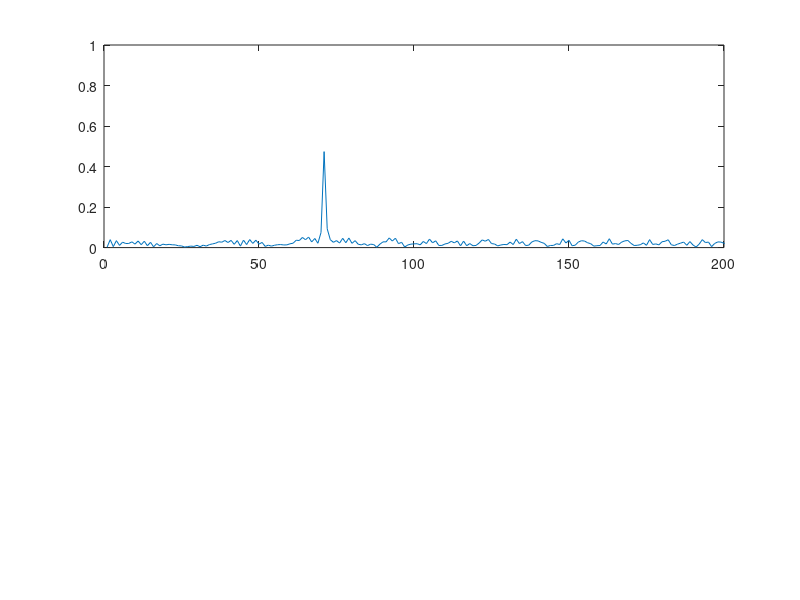
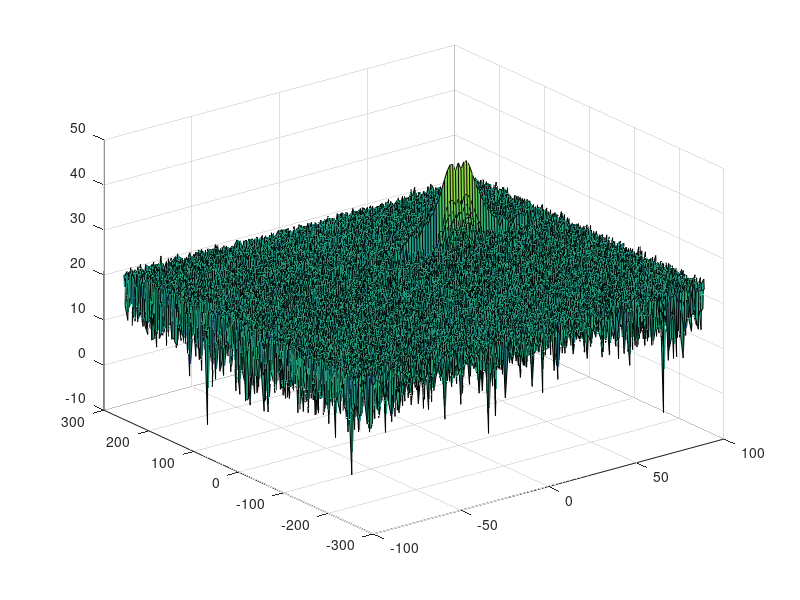
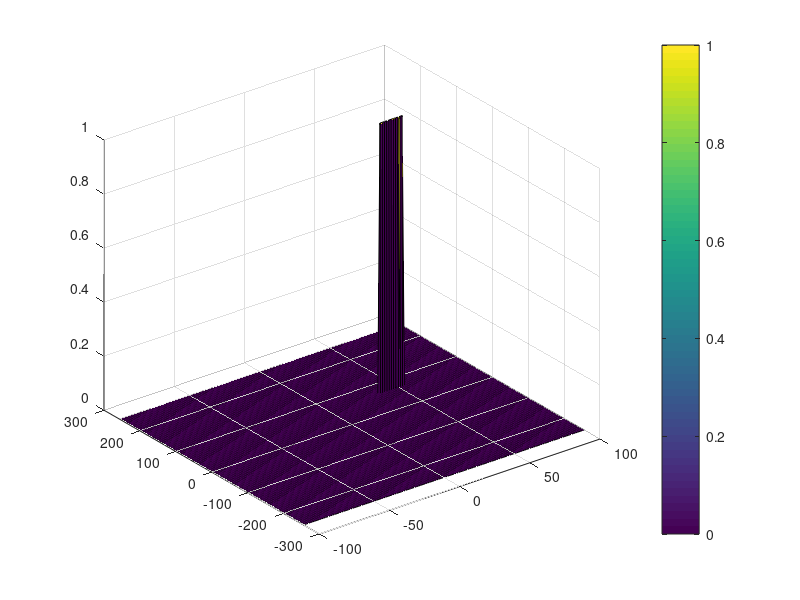

Source code (MATLAB) for these figures, in order:
clear all;
clc;

%% Radar Specifications 
%%%%%%%%%%%%%%%%%%%%%%%%%%%
% Frequency of operation = 77GHz
% Max Range = 200m
% Range Resolution = 1 m
% Max Velocity = 100 m/s
%%%%%%%%%%%%%%%%%%%%%%%%%%%

range_resoln = 1; %range resolution
max_range = 200;
velo_resoln = 3;
max_velo = 70;
speed_of_light = 3e8;

b_sweep = speed_of_light / (2*range_resoln);

Tchirp = 5.5 * 2 * max_range / speed_of_light;

slope_of_chirp = b_sweep / Tchirp;

%% User Defined Range and Velocity of target
% *%TODO* :
% define the target's initial position and velocity. Note : Velocity
% remains contant
initial_range = 70;
initial_velo = 45; 


%% FMCW Waveform Generation

% *%TODO* :
%Design the FMCW waveform by giving the specs of each of its parameters.
% Calculate the Bandwidth (B), Chirp Time (Tchirp) and Slope (slope) of the FMCW
% chirp using the requirements above.


%Operating carrier frequency of Radar 
fc= 77e9;             %carrier freq

                                                          
%The number of chirps in one sequence. Its ideal to have 2^ value for the ease of running the FFT
%for Doppler Estimation. 
Nd=128;                   % #of doppler cells OR #of sent periods % number of chirps

%The number of samples on each chirp. 
Nr=1024;                  %for length of time OR # of range cells

% Timestamp for running the displacement scenario for every sample on each
% chirp
t=linspace(0,Nd*Tchirp,Nr*Nd); %total time for samples


%Creating the vectors for Tx, Rx and Mix based on the total samples input.
Tx=zeros(1,length(t)); %transmitted signal
Rx=zeros(1,length(t)); %received signal
Mix = zeros(1,length(t)); %beat signal

%Similar vectors for range_covered and time delay.
r_t=zeros(1,length(t));
td=zeros(1,length(t));


%% Signal generation and Moving Target simulation
% Running the radar scenario over the time. 

for i=1:length(t)         
    
    
    % *%TODO* :
    %For each time stamp update the Range of the Target for constant velocity.
    r_t(i) = initial_range + initial_velo * t(i);
    
    % calculating trip time of the signal as
    % trip time in radar signal processing is time delay used in 
    td(i) = 2*r_t(i) / speed_of_light;
    
    % *%TODO* :
    %For each time sample we need update the transmitted and
    %received signal. 
    Tx(i) = cos(2*pi*(fc * t(i) + slope_of_chirp * (t(i)^2/2)));
    Rx (i)  = cos(2 * pi * (fc * (t(i) - td(i)) + slope_of_chirp * (t(i) - td(i))^2 / 2));
    
    % *%TODO* :
    %Now by mixing the Transmit and Receive generate the beat signal
    %This is done by element wise matrix multiplication of Transmit and
    %Receiver Signal
    Mix(i) = Tx(i) .* Rx(i) ;
    
end

%% RANGE MEASUREMENT

 % *%TODO* :
%reshape the vector into Nr*Nd array. Nr and Nd here would also define the size of
%Range and Doppler FFT respectively.

reshaped_Mix = reshape(Mix, [Nr, Nd]);

 % *%TODO* :
%run the FFT on the beat signal along the range bins dimension (Nr) and
%normalize.
fft_Mix = fft(reshaped_Mix); 
norm_fft = fft_Mix / Nr;

 % *%TODO* :
% Take the absolute value of FFT output
abs_fft = abs(norm_fft);

 % *%TODO* :
% Output of FFT is double sided signal, but we are interested in only one side of the spectrum.
% Hence we throw out half of the samples.
P1 = abs_fft(1:Nr/2 + 1);
P1(2:end-1) = 2*P1(2:end-1);


%plotting the range
figure ('Name','Range from First FFT')
subplot(2,1,1)

 % *%TODO* :
 % plot FFT output 
% f = fc/2*(0:(length(t)/2))/length(t);
plot(P1)
%xlabel('f (Hz)');
%ylabel('|P1(f)|');
axis ([0 200 0 1]);


%% RANGE DOPPLER RESPONSE
% The 2D FFT implementation is already provided here. This will run a 2DFFT
% on the mixed signal (beat signal) output and generate a range doppler
% map.You will implement CFAR on the generated RDM


% Range Doppler Map Generation.

% The output of the 2D FFT is an image that has reponse in the range and
% doppler FFT bins. So, it is important to convert the axis from bin sizes
% to range and doppler based on their Max values.

Mix=reshape(Mix,[Nr,Nd]);

% 2D FFT using the FFT size for both dimensions.
sig_fft2 = fft2(Mix,Nr,Nd);

% Taking just one side of signal from Range dimension.
sig_fft2 = sig_fft2(1:Nr/2,1:Nd);
sig_fft2 = fftshift (sig_fft2);
RDM = abs(sig_fft2);
RDM = 10*log10(RDM) ;

%use the surf function to plot the output of 2DFFT and to show axis in both
%dimensions
doppler_axis = linspace(-100,100,Nd);
range_axis = linspace(-200,200,Nr/2)*((Nr/2)/400);
figure,surf(doppler_axis,range_axis,RDM);

%% CFAR implementation

%Slide Window through the complete Range Doppler Map

% *%TODO* :
%Select the number of Training Cells in both the dimensions.
Tr = 3;
Td = 3;

% *%TODO* :
%Select the number of Guard Cells in both dimensions around the Cell under 
%test (CUT) for accurate estimation
Gr = 1;
Gd = 1;

% *%TODO* :
% offset the threshold by SNR value in dB
offset = 6.5;

% *%TODO* :
%Create a vector to store noise_level for each iteration on training cells
noise_level = zeros(1,1);


% *%TODO* :
%design a loop such that it slides the CUT across range doppler map by
%giving margins at the edges for Training and Guard Cells.
%For every iteration sum the signal level within all the training
%cells. To sum convert the value from logarithmic to linear using db2pow
%function. Average the summed values for all of the training
%cells used. After averaging convert it back to logarithimic using pow2db.
%Further add the offset to it to determine the threshold. Next, compare the
%signal under CUT with this threshold. If the CUT level > threshold assign
%it a value of 1, else equate it to 0.


   % Use RDM[x,y] as the matrix from the output of 2D FFT for implementing
   % CFAR
grid_size = [(2*Tr + 2*Gr + 1),(2*Td + 2*Gd + 1)];
cfar_rdm = zeros(size(RDM, 1), size(RDM, 2));

 for i = 1:size(RDM, 1)
     for j = 1:size(RDM, 2)
        if(i>Td && i<size(RDM, 1) - grid_size(1))
            if(j>Tr && j<size(RDM, 2) - grid_size(2))
                
                temp_selected_grid = RDM(i: i+ grid_size(1), j: j+ grid_size(2));
                flat_temp_grid = reshape(temp_selected_grid, [1, size(temp_selected_grid, 1)*size(temp_selected_grid, 2)]);
                % CuT = [i + ceil(grid_size(1)/2), j + ceil(grid_size(2)/2)];
                CuT_loc = ceil(length(flat_temp_grid)/2);
                CuT = flat_temp_grid(CuT_loc);
                train_cells_vals = [flat_temp_grid(1:CuT_loc - (2*Gr+1))];
                train_cells_vals = [train_cells_vals, flat_temp_grid(CuT_loc + (2*Gd+1):end)];
                noise_level = pow2db(sum(db2pow(train_cells_vals))/length(train_cells_vals));
                threshold = noise_level + offset;
                
                if (CuT > threshold)
                    cfar_rdm(i+ ceil(grid_size(1)/2), j+ ceil(grid_size(2)/2)) = 1;
                end
            end
        end
     end
 end
 
a = 1; 



% *%TODO* :
% The process above will generate a thresholded block, which is smaller 
%than the Range Doppler Map as the CUT cannot be located at the edges of
%matrix. Hence,few cells will not be thresholded. To keep the map size same
% set those values to 0. 
 








% *%TODO* :
%display the CFAR output using the Surf function like we did for Range
%Doppler Response output.
figure,surf(doppler_axis,range_axis,cfar_rdm);
colorbar;


 
 